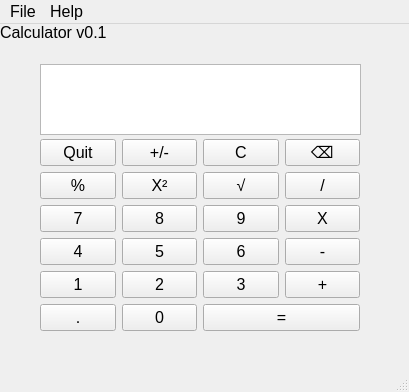
<?xml version="1.0" encoding="UTF-8"?>
<ui version="4.0">
 <class>MainWindow</class>
 <widget class="QMainWindow" name="MainWindow">
  <property name="geometry">
   <rect>
    <x>0</x>
    <y>0</y>
    <width>409</width>
    <height>392</height>
   </rect>
  </property>
  <property name="font">
   <font>
    <pointsize>12</pointsize>
   </font>
  </property>
  <property name="windowTitle">
   <string>MainWindow</string>
  </property>
  <widget class="QWidget" name="centralwidget">
   <widget class="QLabel" name="Title">
    <property name="geometry">
     <rect>
      <x>0</x>
      <y>0</y>
      <width>241</width>
      <height>16</height>
     </rect>
    </property>
    <property name="text">
     <string>Calculator v0.1</string>
    </property>
   </widget>
   <widget class="QWidget" name="">
    <property name="geometry">
     <rect>
      <x>40</x>
      <y>115</y>
      <width>320</width>
      <height>196</height>
     </rect>
    </property>
    <layout class="QGridLayout" name="gridLayout">
     <item row="4" column="2">
      <widget class="QPushButton" name="btn3">
       <property name="text">
        <string>3</string>
       </property>
      </widget>
     </item>
     <item row="1" column="1">
      <widget class="QPushButton" name="btn19">
       <property name="text">
        <string>X²</string>
       </property>
      </widget>
     </item>
     <item row="3" column="0">
      <widget class="QPushButton" name="btn4">
       <property name="text">
        <string>4</string>
       </property>
      </widget>
     </item>
     <item row="3" column="1">
      <widget class="QPushButton" name="btn5">
       <property name="text">
        <string>5</string>
       </property>
      </widget>
     </item>
     <item row="1" column="2">
      <widget class="QPushButton" name="btn18">
       <property name="text">
        <string>√</string>
       </property>
      </widget>
     </item>
     <item row="4" column="0">
      <widget class="QPushButton" name="btn1">
       <property name="text">
        <string>1</string>
       </property>
      </widget>
     </item>
     <item row="0" column="3">
      <widget class="QPushButton" name="btn21">
       <property name="text">
        <string>⌫</string>
       </property>
      </widget>
     </item>
     <item row="5" column="1">
      <widget class="QPushButton" name="btn10">
       <property name="text">
        <string>0</string>
       </property>
      </widget>
     </item>
     <item row="4" column="1">
      <widget class="QPushButton" name="btn2">
       <property name="text">
        <string>2</string>
       </property>
      </widget>
     </item>
     <item row="3" column="3">
      <widget class="QPushButton" name="btn15">
       <property name="text">
        <string>-</string>
       </property>
      </widget>
     </item>
     <item row="2" column="3">
      <widget class="QPushButton" name="btn16">
       <property name="text">
        <string>X</string>
       </property>
      </widget>
     </item>
     <item row="2" column="2">
      <widget class="QPushButton" name="btn9">
       <property name="text">
        <string>9</string>
       </property>
      </widget>
     </item>
     <item row="0" column="1">
      <widget class="QPushButton" name="btn23">
       <property name="text">
        <string>+/-</string>
       </property>
      </widget>
     </item>
     <item row="5" column="0">
      <widget class="QPushButton" name="btn11">
       <property name="text">
        <string>.</string>
       </property>
      </widget>
     </item>
     <item row="1" column="0">
      <widget class="QPushButton" name="btn20">
       <property name="text">
        <string>%</string>
       </property>
      </widget>
     </item>
     <item row="2" column="1">
      <widget class="QPushButton" name="btn8">
       <property name="text">
        <string>8</string>
       </property>
      </widget>
     </item>
     <item row="3" column="2">
      <widget class="QPushButton" name="btn6">
       <property name="text">
        <string>6</string>
       </property>
      </widget>
     </item>
     <item row="4" column="3">
      <widget class="QPushButton" name="btn14">
       <property name="text">
        <string>+</string>
       </property>
      </widget>
     </item>
     <item row="0" column="0">
      <widget class="QPushButton" name="btn22">
       <property name="text">
        <string>Quit</string>
       </property>
      </widget>
     </item>
     <item row="2" column="0">
      <widget class="QPushButton" name="btn7">
       <property name="text">
        <string>7</string>
       </property>
      </widget>
     </item>
     <item row="0" column="2">
      <widget class="QPushButton" name="btn12">
       <property name="text">
        <string>C</string>
       </property>
      </widget>
     </item>
     <item row="1" column="3">
      <widget class="QPushButton" name="btn17">
       <property name="text">
        <string>/</string>
       </property>
      </widget>
     </item>
     <item row="5" column="2" colspan="2">
      <widget class="QPushButton" name="btn13">
       <property name="text">
        <string>=</string>
       </property>
      </widget>
     </item>
    </layout>
   </widget>
   <widget class="QTextEdit" name="Screen">
    <property name="geometry">
     <rect>
      <x>40</x>
      <y>40</y>
      <width>321</width>
      <height>71</height>
     </rect>
    </property>
   </widget>
  </widget>
  <widget class="QMenuBar" name="menubar">
   <property name="geometry">
    <rect>
     <x>0</x>
     <y>0</y>
     <width>409</width>
     <height>27</height>
    </rect>
   </property>
   <widget class="QMenu" name="menuFile">
    <property name="title">
     <string>File</string>
    </property>
    <addaction name="actionClear_History"/>
    <addaction name="separator"/>
    <addaction name="actionShow_History"/>
    <addaction name="separator"/>
   </widget>
   <widget class="QMenu" name="menuHelp">
    <property name="title">
     <string>Help</string>
    </property>
    <addaction name="actionAbout"/>
    <addaction name="separator"/>
   </widget>
   <addaction name="menuFile"/>
   <addaction name="menuHelp"/>
  </widget>
  <widget class="QStatusBar" name="statusbar"/>
  <action name="actionClear_History">
   <property name="text">
    <string>Clear History</string>
   </property>
   <property name="shortcut">
    <string>Ctrl+H</string>
   </property>
   <property name="shortcutContext">
    <enum>Qt::WindowShortcut</enum>
   </property>
  </action>
  <action name="actionAbout">
   <property name="text">
    <string>About</string>
   </property>
   <property name="shortcut">
    <string>Ctrl+I</string>
   </property>
  </action>
  <action name="actionShow_History">
   <property name="text">
    <string>Show History</string>
   </property>
   <property name="shortcut">
    <string>Ctrl+J</string>
   </property>
  </action>
 </widget>
 <resources/>
 <connections/>
</ui>
